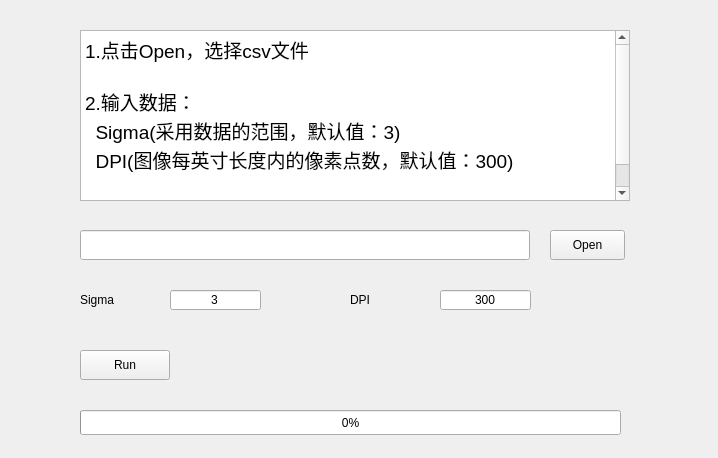
<?xml version="1.0" encoding="UTF-8"?>
<ui version="4.0">
 <class>MainWindow</class>
 <widget class="QMainWindow" name="MainWindow">
  <property name="geometry">
   <rect>
    <x>0</x>
    <y>0</y>
    <width>718</width>
    <height>458</height>
   </rect>
  </property>
  <property name="windowTitle">
   <string>DatalogTestItemAnalysis</string>
  </property>
  <property name="windowIcon">
   <iconset>
    <normaloff>D:/Users/zhoulei2/.designer/backup/favicon.ico</normaloff>D:/Users/zhoulei2/.designer/backup/favicon.ico</iconset>
  </property>
  <widget class="QWidget" name="centralwidget">
   <widget class="QLineEdit" name="Open_lineEdit">
    <property name="geometry">
     <rect>
      <x>80</x>
      <y>230</y>
      <width>450</width>
      <height>30</height>
     </rect>
    </property>
    <property name="readOnly">
     <bool>true</bool>
    </property>
   </widget>
   <widget class="QPushButton" name="Open_pushButton">
    <property name="geometry">
     <rect>
      <x>550</x>
      <y>230</y>
      <width>75</width>
      <height>30</height>
     </rect>
    </property>
    <property name="mouseTracking">
     <bool>false</bool>
    </property>
    <property name="text">
     <string>Open</string>
    </property>
   </widget>
   <widget class="QPushButton" name="Run_pushButton">
    <property name="geometry">
     <rect>
      <x>80</x>
      <y>350</y>
      <width>90</width>
      <height>30</height>
     </rect>
    </property>
    <property name="text">
     <string>Run</string>
    </property>
   </widget>
   <widget class="QProgressBar" name="progressBar">
    <property name="geometry">
     <rect>
      <x>80</x>
      <y>410</y>
      <width>541</width>
      <height>25</height>
     </rect>
    </property>
    <property name="value">
     <number>0</number>
    </property>
   </widget>
   <widget class="QLabel" name="Sigma_label">
    <property name="geometry">
     <rect>
      <x>80</x>
      <y>290</y>
      <width>91</width>
      <height>20</height>
     </rect>
    </property>
    <property name="text">
     <string>Sigma</string>
    </property>
   </widget>
   <widget class="QLineEdit" name="Sigma_lineEdit">
    <property name="geometry">
     <rect>
      <x>170</x>
      <y>290</y>
      <width>91</width>
      <height>20</height>
     </rect>
    </property>
    <property name="text">
     <string>3</string>
    </property>
    <property name="alignment">
     <set>Qt::AlignCenter</set>
    </property>
   </widget>
   <widget class="QTextBrowser" name="textBrowser">
    <property name="geometry">
     <rect>
      <x>80</x>
      <y>30</y>
      <width>550</width>
      <height>171</height>
     </rect>
    </property>
    <property name="html">
     <string>&lt;!DOCTYPE HTML PUBLIC &quot;-//W3C//DTD HTML 4.0//EN&quot; &quot;http://www.w3.org/TR/REC-html40/strict.dtd&quot;&gt;
&lt;html&gt;&lt;head&gt;&lt;meta name=&quot;qrichtext&quot; content=&quot;1&quot; /&gt;&lt;style type=&quot;text/css&quot;&gt;
p, li { white-space: pre-wrap; }
&lt;/style&gt;&lt;/head&gt;&lt;body style=&quot; font-family:'SimSun'; font-size:9pt; font-weight:400; font-style:normal;&quot;&gt;
&lt;p style=&quot; margin-top:0px; margin-bottom:0px; margin-left:0px; margin-right:0px; -qt-block-indent:0; text-indent:0px;&quot;&gt;&lt;span style=&quot; font-size:14pt;&quot;&gt;1.点击Open，选择csv文件&lt;/span&gt;&lt;/p&gt;
&lt;p style=&quot;-qt-paragraph-type:empty; margin-top:0px; margin-bottom:0px; margin-left:0px; margin-right:0px; -qt-block-indent:0; text-indent:0px; font-size:14pt;&quot;&gt;&lt;br /&gt;&lt;/p&gt;
&lt;p style=&quot; margin-top:0px; margin-bottom:0px; margin-left:0px; margin-right:0px; -qt-block-indent:0; text-indent:0px;&quot;&gt;&lt;span style=&quot; font-size:14pt;&quot;&gt;2.输入数据：&lt;/span&gt;&lt;/p&gt;
&lt;p style=&quot; margin-top:0px; margin-bottom:0px; margin-left:0px; margin-right:0px; -qt-block-indent:0; text-indent:0px;&quot;&gt;&lt;span style=&quot; font-size:14pt;&quot;&gt;  Sigma(采用数据的范围，默认值：3)&lt;/span&gt;&lt;/p&gt;
&lt;p style=&quot; margin-top:0px; margin-bottom:0px; margin-left:0px; margin-right:0px; -qt-block-indent:0; text-indent:0px;&quot;&gt;&lt;span style=&quot; font-size:14pt;&quot;&gt;  DPI(图像每英寸长度内的像素点数，默认值：300)&lt;/span&gt;&lt;/p&gt;
&lt;p style=&quot;-qt-paragraph-type:empty; margin-top:0px; margin-bottom:0px; margin-left:0px; margin-right:0px; -qt-block-indent:0; text-indent:0px; font-size:14pt;&quot;&gt;&lt;br /&gt;&lt;/p&gt;
&lt;p style=&quot; margin-top:0px; margin-bottom:0px; margin-left:0px; margin-right:0px; -qt-block-indent:0; text-indent:0px;&quot;&gt;&lt;span style=&quot; font-size:14pt;&quot;&gt;3.点击Run&lt;/span&gt;&lt;/p&gt;&lt;/body&gt;&lt;/html&gt;</string>
    </property>
   </widget>
   <widget class="QLabel" name="DPI_label">
    <property name="geometry">
     <rect>
      <x>350</x>
      <y>290</y>
      <width>91</width>
      <height>20</height>
     </rect>
    </property>
    <property name="text">
     <string>DPI</string>
    </property>
   </widget>
   <widget class="QLineEdit" name="DPI_lineEdit">
    <property name="geometry">
     <rect>
      <x>440</x>
      <y>290</y>
      <width>91</width>
      <height>20</height>
     </rect>
    </property>
    <property name="text">
     <string>300</string>
    </property>
    <property name="alignment">
     <set>Qt::AlignCenter</set>
    </property>
   </widget>
  </widget>
 </widget>
 <resources/>
 <connections/>
</ui>
